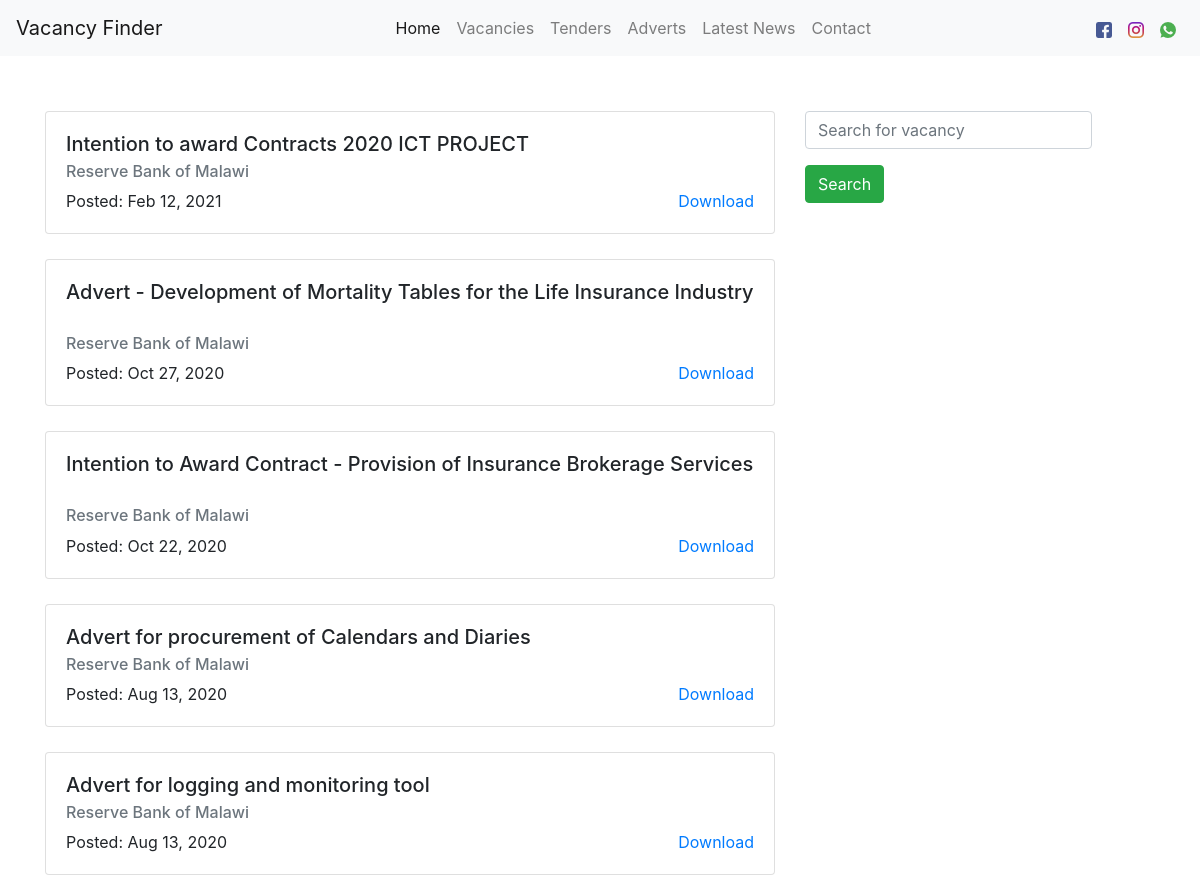
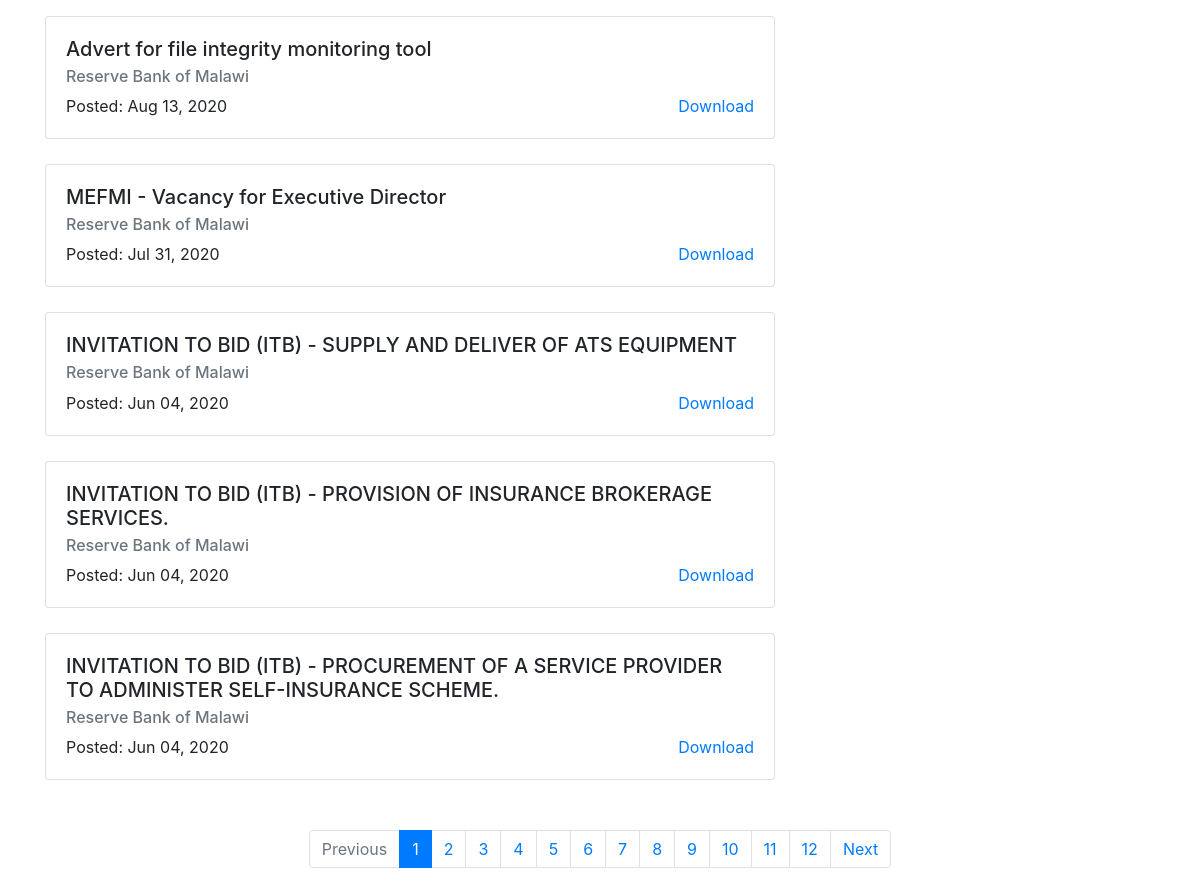
The app's page /advert with its own data (2 pictures, top to bottom).
### vacancyapp/models.py (models this page shows, shortened)
class ScrappedAdvert(models.Model):
    name = models.CharField(max_length=30, null=True, blank=True)
    company = models.CharField(max_length=60, null=True, blank=True)
    description = models.TextField(null=True, blank=True)
    link = models.URLField(null=True, blank=True)
    posted_date = models.CharField(max_length=20, null=True, blank=True)
    scrapped_date = models.DateField(null=True, blank=True)

### vacancyapp/views.py (the view)
# urls.py: path('advert', views.advert, name='advert'),
def advert(request):
    advert_list = ScrappedAdvert.objects.all()
    page = request.GET.get('page', 1)
    paginator = Paginator(advert_list, 10)
    try:
        adverts = paginator.page(page)
    except PageNotAnInteger:
        adverts = paginator.page(1)
    except EmptyPage:
        adverts = paginator.page(paginator.num_pages)
    return render(request, 'vacancyapp/advert.html', {'adverts': adverts})

### vacancyapp/templates/vacancyapp/advert.html
{% extends 'vacancyapp/base.html' %}
{% block content %}
<div class="container">
    <div class="row" style="margin-top:30px;">
        <div class="col-sm-8">
            {% for advert in adverts %}
            <div class="card" style="margin-top: 25px;">
                <div class="card-body">
                    <h5 class="card-title">{{ advert.name }}</h5>
                    <h6 class="card-subtitle mb-2 text-muted">{{ advert.company }}</h6>
                    <span class="card-text"> Posted: {{ advert.posted_date }}</span>
                    <a href="{{ advert.link }}" class="card-link float-right">Download</a>
                </div>
            </div>
            {% endfor %}
        </div>
        <div class="col-sm-4">
            <div class="form-group row" style="margin-top:25px;">
                <div class="col-10">
                    <input name="search" type="text" class="form-control" placeholder="Search for vacancy">
                </div>
            </div>
            <button class="btn btn-success">Search</button>
        </div>
    </div>
</div>
{% if adverts.has_other_pages %}
<nav aria-label="Page navigation example" style="margin-top:50px;">
    <ul class="pagination justify-content-center">
        {% if adverts.has_previous %}
        <li class="page-item">
            <a class="page-link" href="?page={{ adverts.previous_page_number }}" tabindex="-1">Previous</a>
        </li>
        {% else %}
        <li class="page-item disabled">
            <a class="page-link" href="#" tabindex="-1">Previous</a>
        </li>
        {% endif %}
        {% for i in adverts.paginator.page_range %}
        {% if adverts.number == i %}
        <li class="page-item active"><a class="page-link active" href="#">{{i}}</a></li>
        {% else %}
        <li class="page-item"><a class="page-link" href="?page={{ i }}">{{i}}</a></li>
        {% endif %}
        {% endfor %}
        {% if adverts.has_next %}
        <li class="page-item">
            <a class="page-link" href="?page={{ adverts.next_page_number }}">Next</a>
        </li>
        {% else %}
        <li class="page-item disabled">
            <a class="page-link" href="#">Next</a>
        </li>
        {% endif %}
    </ul>
</nav>
{% endif %}
{% endblock%}

### vacancyapp/templates/vacancyapp/base.html (shortened to what this page needs)
{% load static %}
<!doctype html>
<html lang="en">
<head>
    <link rel="stylesheet" href="https://cdn.jsdelivr.net/npm/bootstrap@4.6.0/dist/css/bootstrap.min.css"
>
</head>
<body>
<nav class="navbar navbar-expand-lg navbar-light bg-light">
    <a class="navbar-brand" href="#">Vacancy Finder</a>
    <div class="collapse navbar-collapse" id="navbarNav">
        <ul class="navbar-nav mx-auto">
            <li class="nav-item active">
                <a class="nav-link" href="{% url 'home' %}">Home <span class="sr-only">(current)</span></a>
            </li>
            <li class="nav-item">
                <a class="nav-link" href="{% url 'vacancy' %}">Vacancies</a>
            </li>
            <li class="nav-item">
                <a class="nav-link" href="{% url 'tender' %}">Tenders</a>
            </li>
            <li class="nav-item">
                <a class="nav-link" href="{% url 'advert' %}">Adverts</a>
            </li>
            <li class="nav-item">
                <a class="nav-link" href="{% url 'news' %}">Latest News</a>
            </li>
            <li class="nav-item">
                <a class="nav-link" href="{% url 'contact' %}">Contact</a>
            </li>
        </ul>
        <ul class="navbar-nav">
            <li class="nav-item ">
                <a class="nav-link social" href="#">
                    <img src="{% static  'vacancyapp/images/facebook.png' %}" alt="" class="social"/>
                </a>
            </li>
            <li class="nav-link social">
                <img src="{% static 'vacancyapp/images/instagram.png' %}" alt="" class="social"/>
            </li>
            <li class="nav-link social">
                <img src="{%static  'vacancyapp/images/whatsapp.png' %}" alt="" class="social"/>
            </li>
        </ul>
    </div>
</nav>
{% block content %}
{% endblock %}
</body>
</html>

### records on screen
ScrappedAdvert: name "Intention to award Contracts 2020 ICT PROJECT", company "Reserve Bank of Malawi", posted_date "Feb 12, 2021"
ScrappedAdvert: name "Advert - Development of Mortality Tables for the Life Insurance Industry", company "Reserve Bank of Malawi", posted_date "Oct 27, 2020"
ScrappedAdvert: name "Intention to Award Contract - Provision of Insurance Brokerage Services", company "Reserve Bank of Malawi", posted_date "Oct 22, 2020"
ScrappedAdvert: name "Advert for procurement of Calendars and Diaries", company "Reserve Bank of Malawi", posted_date "Aug 13, 2020"
ScrappedAdvert: name "Advert for logging and monitoring tool", company "Reserve Bank of Malawi", posted_date "Aug 13, 2020"
ScrappedAdvert: name "Advert for file integrity monitoring tool", company "Reserve Bank of Malawi", posted_date "Aug 13, 2020"
ScrappedAdvert: name "MEFMI - Vacancy for Executive Director", company "Reserve Bank of Malawi", posted_date "Jul 31, 2020"
ScrappedAdvert: name "INVITATION TO BID (ITB) - SUPPLY AND DELIVER OF ATS EQUIPMENT", company "Reserve Bank of Malawi", posted_date "Jun 04, 2020"
ScrappedAdvert: name "INVITATION TO BID (ITB) - PROVISION OF INSURANCE BROKERAGE SERVICES.", company "Reserve Bank of Malawi", posted_date "Jun 04, 2020"
ScrappedAdvert: name "INVITATION TO BID (ITB) - PROCUREMENT OF A SERVICE PROVIDER TO ADMINISTER SELF-INSURANCE SCHEME.", company "Reserve Bank of Malawi", posted_date "Jun 04, 2020"

### other values on screen
{{ i }} "1"
{{ i }} "2" "3" "4" "5" "6" "7" "8" "9" "10" "11" "12"
